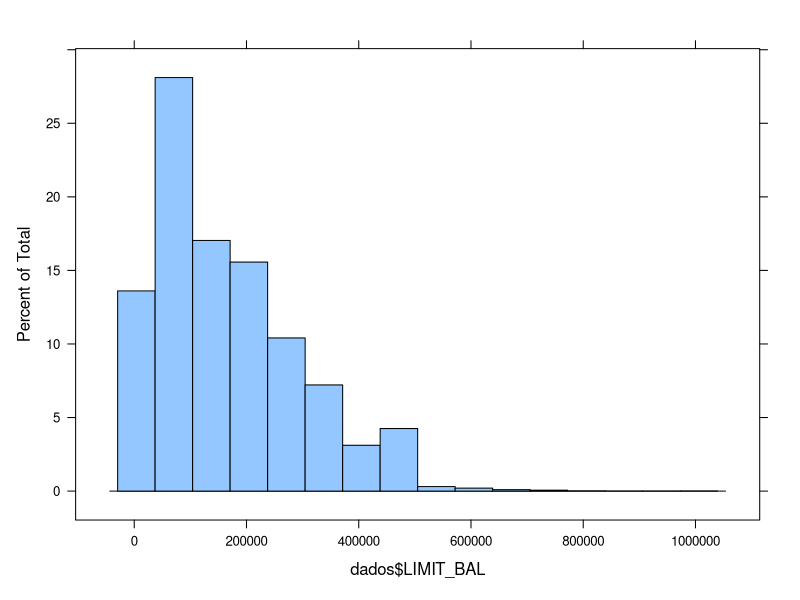
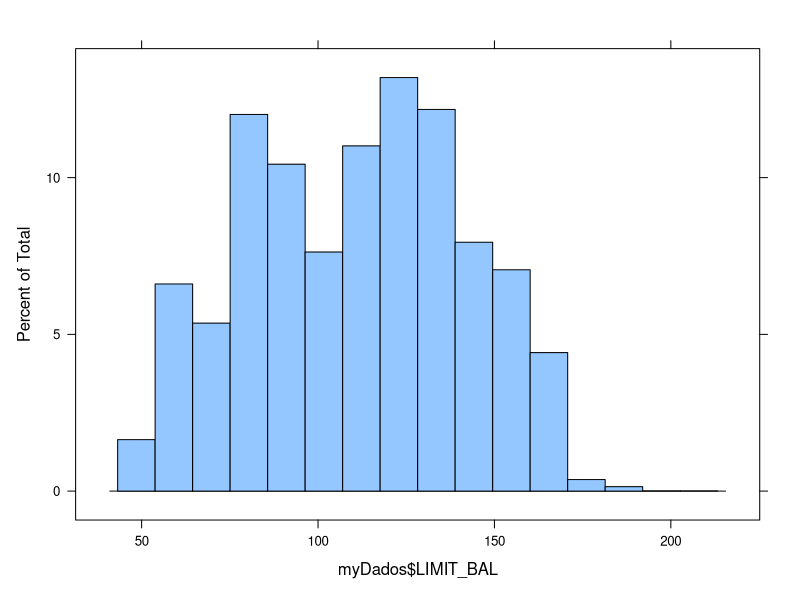

Reproduce these figures in R, in order. (Note: this script raises an error after producing the figures.)
# 01-Estudo-Caso - Análise de Dados em Operadoras de Cartão de Crédito 

# Define pasta de trabalho
setwd("/mnt/sources/Estudos/R/cafe-com-dados")

# Instalar e carregar os pacotes
#install.packages("mlbench")
#install.packages("caret")
#install.packages("e1071")
#install.packages("randomForest")

library(mlbench)
library(caret)
library(e1071)
library(randomForest)

# Carregar o dadaset
dados <- read.csv("dados/db-cartao-credito.csv")
View(dados)


# Verificar o balanceamento das variáveis
skewness(dados$LIMIT_BAL)
histogram(dados$LIMIT_BAL)


summary(dados)
str(dados)

# Identificar as variáveis categoricas
dados$default.payment.next.month <- factor(dados$default.payment.next.month)
dados$SEX <- factor(dados$SEX)
dados$EDUCATION <- factor(dados$EDUCATION)
dados$MARRIAGE <- factor(dados$MARRIAGE)
dados = na.omit(dados)


# Tratar variáveis com vies
preProcessParams <- preProcess(dados, method = c("BoxCox"))
print(preProcessParams)

# Transformacão do dataset usando os parametros
myDados <- predict(preProcessParams, dados)

# Verificar o balanceamento das variáveis
skewness(myDados$LIMIT_BAL)
histogram(myDados$LIMIT_BAL)


# Usa Random Foreste para identificar as variaveis mais relevantes
rfModel = randomForest(myDados$default.payment.next.month ~ ., data = myDados, ntree=500)
varImpPlot(rfModel)

# Dividir os dados em Treino e Test
row <- nrow(myDados)
row

set.seed(12345)
trainindex <- sample(row, 0.7*row, replace = FALSE)
training <- myDados[trainindex, ]
validation <- myDados[-trainindex,]

# Prepara ois dataser com as melhores variáveis preditoras
x_train <- training[, c(1,4,5,11,12,13,14,17)]
y_train <- training[, 24]


x_valid <- validation[, c(1,4,5,11,12,13,14,17)]
y_valid <- validation[, 24]

# Modelo KNN
knnModel = train(x=x_train,
                 y=y_train,
                 method="knn",
                 preProc=c("center", "scale"),
                 tuneLength = 10)

knnModel

#Plot da acurácia
plot(knnModel$results$k,
     knnModel$results$Accuracy,
     type="o",
     xlab="Nímero de Vizinhos mais próximos (K)",
     ylab="Acurácia",
     main="Modelo KNN para previsão de concessão de cartão de crédito")

knnPred = predict(knnModel, newdata = x_valid)
confusionMatrix(knnPred, y_valid)

  
  
  